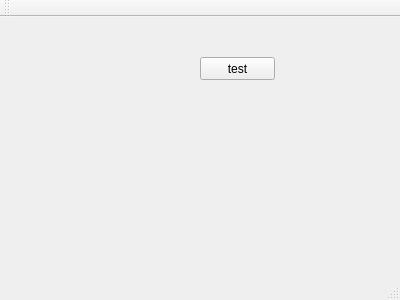
<?xml version="1.0" encoding="UTF-8"?>
<ui version="4.0">
 <class>MainWindow</class>
 <widget class="QMainWindow" name="MainWindow">
  <property name="geometry">
   <rect>
    <x>0</x>
    <y>0</y>
    <width>400</width>
    <height>300</height>
   </rect>
  </property>
  <property name="windowTitle">
   <string>MainWindow</string>
  </property>
  <widget class="QWidget" name="centralWidget">
   <widget class="QPushButton" name="pushButton_test">
    <property name="geometry">
     <rect>
      <x>200</x>
      <y>40</y>
      <width>75</width>
      <height>23</height>
     </rect>
    </property>
    <property name="text">
     <string>test</string>
    </property>
   </widget>
  </widget>
  <widget class="QMenuBar" name="menuBar">
   <property name="geometry">
    <rect>
     <x>0</x>
     <y>0</y>
     <width>400</width>
     <height>23</height>
    </rect>
   </property>
  </widget>
  <widget class="QToolBar" name="mainToolBar">
   <attribute name="toolBarArea">
    <enum>TopToolBarArea</enum>
   </attribute>
   <attribute name="toolBarBreak">
    <bool>false</bool>
   </attribute>
  </widget>
  <widget class="QStatusBar" name="statusBar"/>
 </widget>
 <layoutdefault spacing="6" margin="11"/>
 <resources/>
 <connections/>
</ui>
